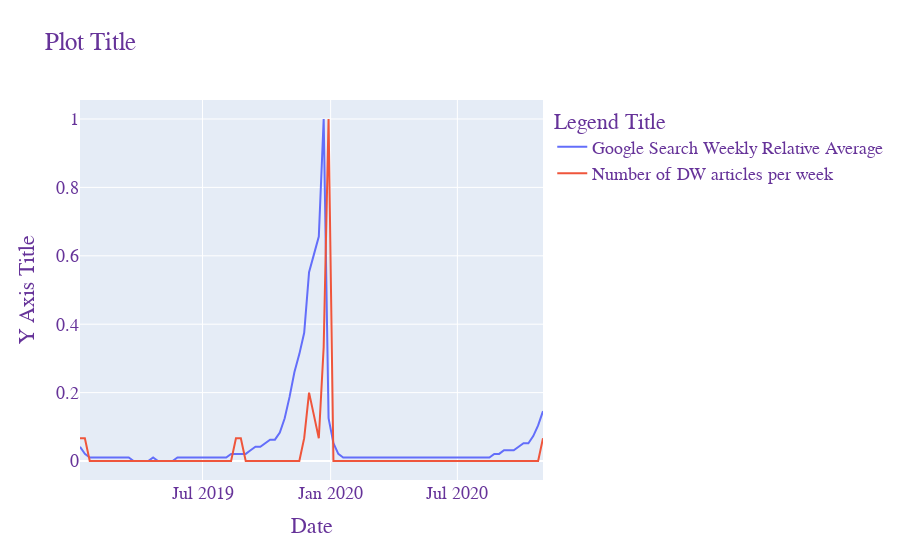

Notebook source saved alongside this figure:
### Code cell
# plot in plotly for scaled dw values and google values
line_fig1 = get_interest_over_time_plot_for_df(df_plot['scaled_google'],df_plot['scaled_kw'])
